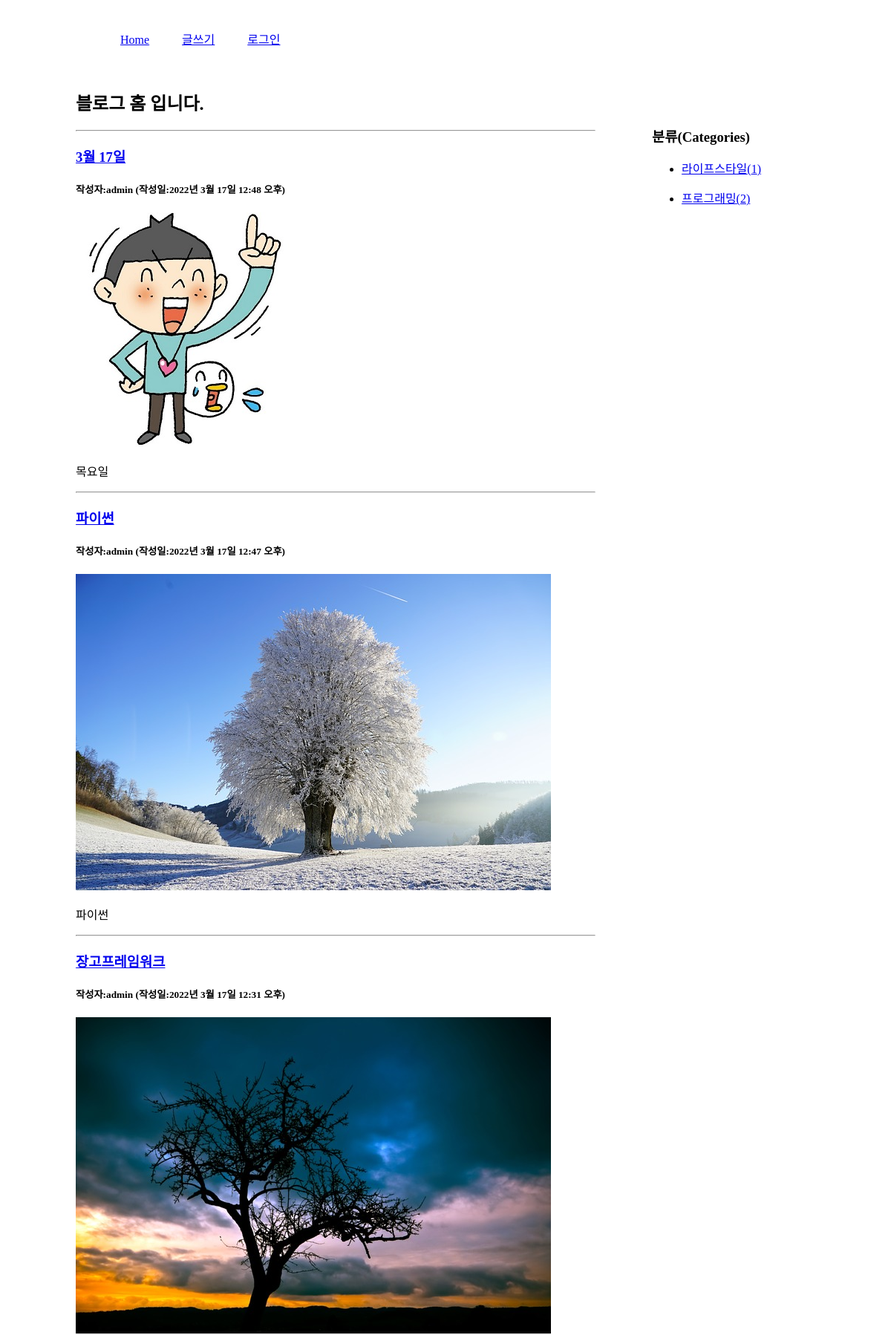
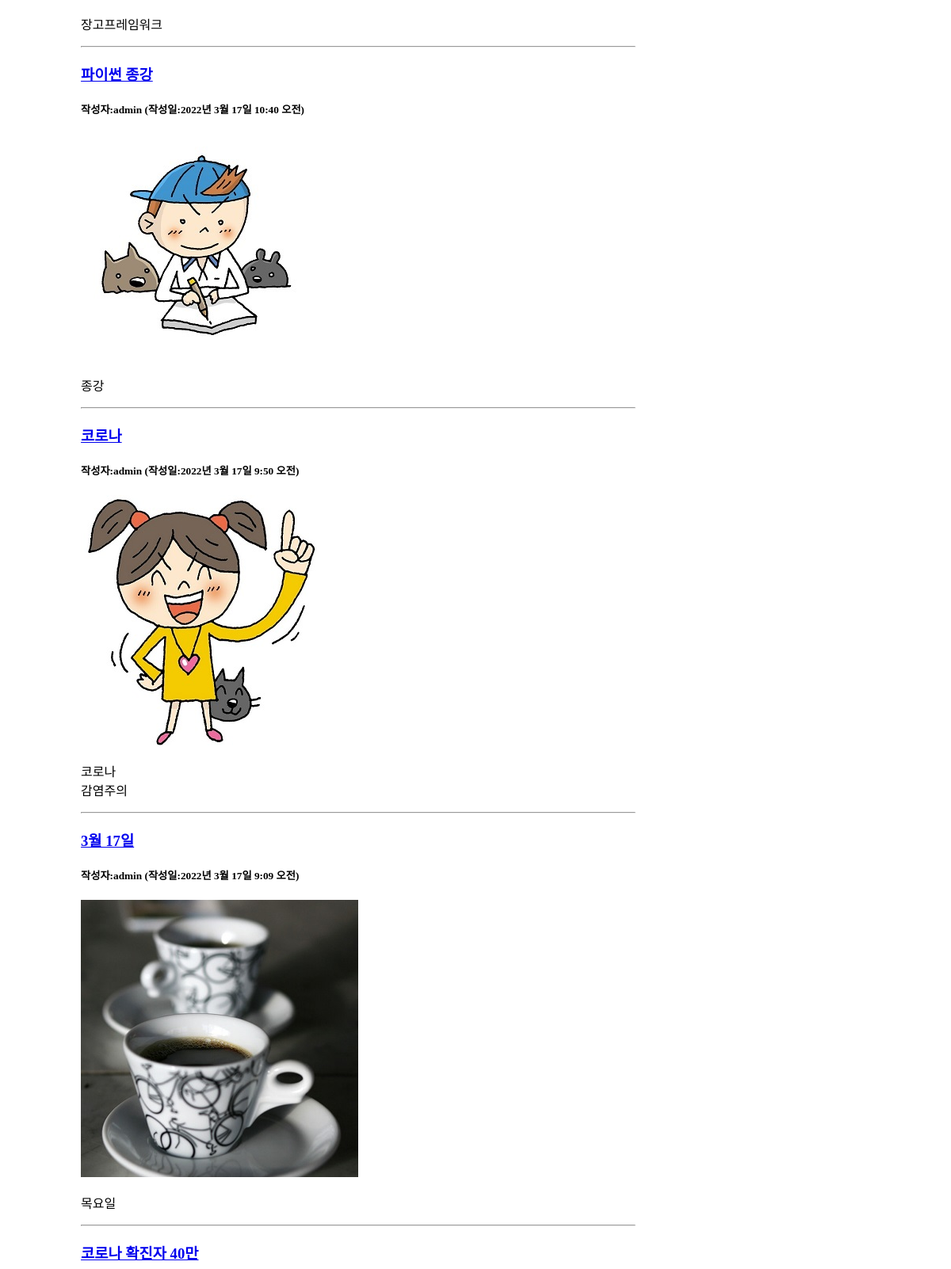
The page / (upper part) on the database its author committed (2 pictures, top to bottom).
### blog/models.py (models this page shows, shortened)
class Post(models.Model):
    title = models.CharField(max_length=100)
    content = models.TextField()
    pub_date = models.DateTimeField()
    modify_date = models.DateTimeField(null=True, blank=True)
    photo = models.ImageField(upload_to='blog/images/%Y/%m/%d/', null=True, blank=True)
    author = models.ForeignKey(User, on_delete=models.CASCADE)
    category = models.ForeignKey(Category, null=True, blank=True, on_delete=models.SET_NULL)

class Category(models.Model):
    name = models.CharField(max_length=50, unique=True)  # 카테고리 이름
    slug = models.SlugField(max_length=200, unique=True, allow_unicode=True)  # 한글 인코딩
    def __str__(self):
        return self.name
    def get_absolute_url(self):
        return '/blog/category/{}'.format(self.slug)
    class Meta:
        verbose_name_plural = "Categories"

### blog/views.py (the view)
# urls.py: path('', views.index, name='index'),  # 127.0.0.1:8000/blog/
def index(request):
    post_list = Post.objects.order_by('-pk')  # ='-pub_date' : 최근 작성일 내림차순
    categories = Category.objects.all()
    context = {'post_list': post_list, 'categories': categories}
    return render(request, 'blog/post_list.html', context)

### templates/blog/post_list.html (shortened to what this page needs)
<!DOCTYPE html>
{% load static %}
<html lang="ko">
<head>
    <link rel="stylesheet" href="{% static 'blog/css/style.css' %}">
</head>
<body>
    <div id="container">
        {% include 'navbar.html' %}
        <section id="list">
            <h1>블로그 홈 입니다.</h1>
            {% if post_list %}
                {% for post in post_list %}
                <hr>
                <h3><a href="{% url 'blog:detail' post.id %}">{{ post.title }}</a></h3>
                <h5>작성자:{{ post.author }} (작성일:{{ post.pub_date }})</h5>
                {% if post.photo %}
                <p><img src="{{ post.photo.url }}"></p>
                {% endif %}
                <p>{{ post.content | linebreaks }}</p>
                {% endfor %}
            {% else %}
            <p>포스트가 없습니다.</p>
            {% endif %}
        </section>
        <aside>
            <h3>분류(Categories)</h3>
            <div>
                {% for category in categories %}
                <ul>
                    <li>
                        <a href="{{ category.get_absolute_url }}">
                            {{ category }}({{ category.post_set.count }})
                        </a>
                    </li>
                </ul>
                {% endfor %}
            </div>
        </aside>
    </div>
</body>
</html>

### static/blog/css/style.css (style rules this page uses)
#container { width: 996px; margin: 20px auto; }
#list, #detail { width: 700px; float: left; }
aside { width: 200px; float: right; margin: 50px 20px 0 0; }

### rows shown on the page
Post: title "3월 17일", author "admin", pub_date "2022년 3월 17일 12:48 오후", photo (picture), content "목요일"
Post: title "파이썬", author "admin", pub_date "2022년 3월 17일 12:47 오후", photo (picture), content "파이썬"
Post: title "장고프레임워크", author "admin", pub_date "2022년 3월 17일 12:31 오후", photo (picture), content "장고프레임워크"
Post: title "파이썬 종강", author "admin", pub_date "2022년 3월 17일 10:40 오전", photo (picture), content "종강"
Post: title "코로나", author "admin", pub_date "2022년 3월 17일 9:50 오전", photo (picture), content "코로나 감염주의"
Post: title "3월 17일", author "admin", pub_date "2022년 3월 17일 9:09 오전", photo (picture), content "목요일"
Post: title "코로나 확진자 40만"
Category: name "라이프스타일", post_set.count "1"
Category: name "프로그래밍", post_set.count "2"
